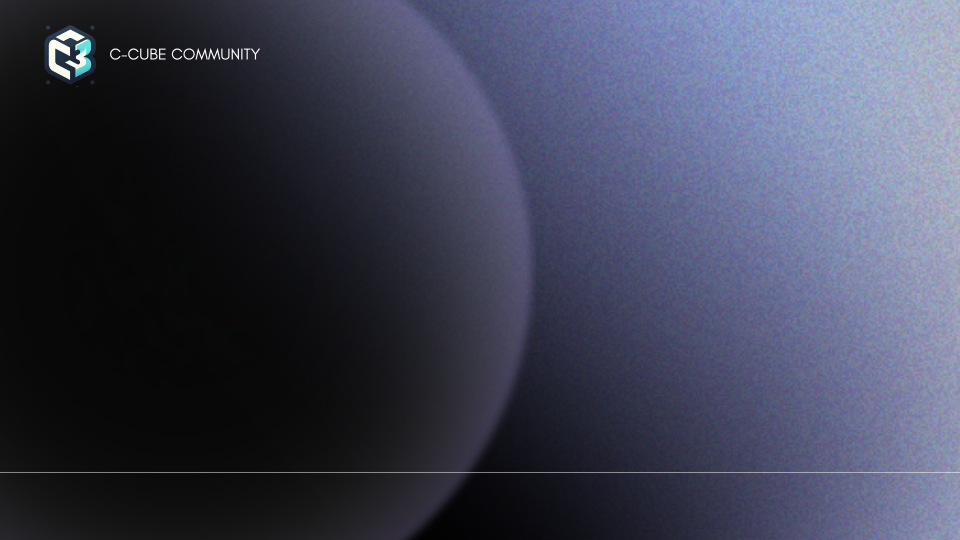
#> input picture batch-image-edit/input_image.png, 1920 x 1080 px (shown at 1/2 size)
$ python script.py
#> lines starting #> are read from the running program, lines starting #| are printed output that depends on the picture
from PIL import Image, ImageDraw, ImageFont
import json
import textwrap

positions = [(50, 50), (50, 100), (50, 150)]
colors = [(255, 0, 0), (0, 255, 0), (0, 0, 255)]  # for multiple colors

with open('projects.json') as f:
#> (reads batch-image-edit/projects.json from the repository)
    name_tags = json.load(f)

for i, name_tag in enumerate(name_tags):
    img = Image.open('input_image.png')
#> img is the input picture: PIL image 1920x1080 RGBA; mean R, G, B, A 62.3, 65.5, 84, 255
    draw = ImageDraw.Draw(img)

    font = ImageFont.truetype('./fonts/PPGatwick-Bold.otf', size=80)

    # Wrap text within a specified width
    wrapped_text = textwrap.fill(name_tag["name"], width=24)

    draw.text((100, 400), wrapped_text, fill=(255, 255, 255), font=font, spacing=8)
    img.save(f'./generated/{name_tag["name"]}.png')
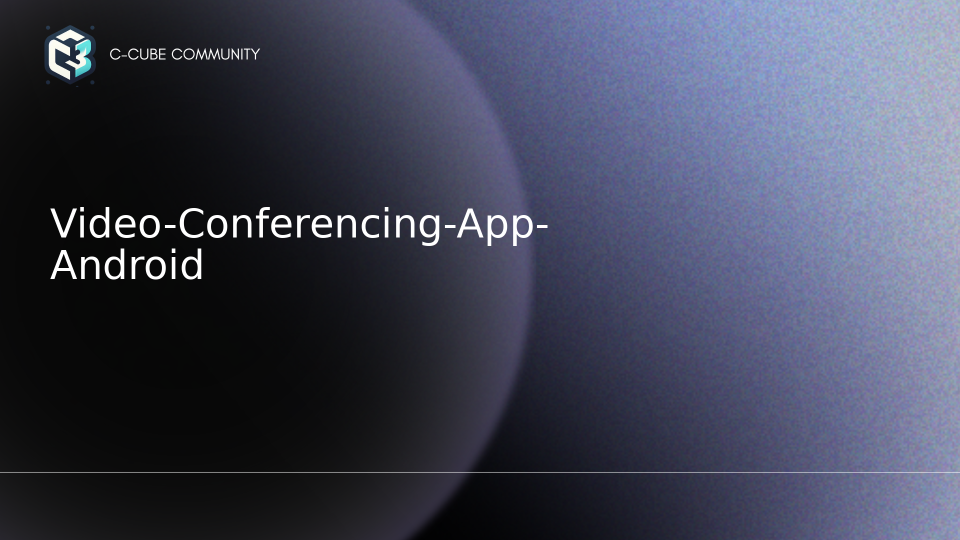
#> saved as Video-Conferencing-App-Android.png: PIL image 1920x1080 RGBA (shown at 1/2 size); mean R, G, B, A 64.7, 67.9, 86.3, 255
    print(f'Image {name_tag["name"]}.png saved!')
